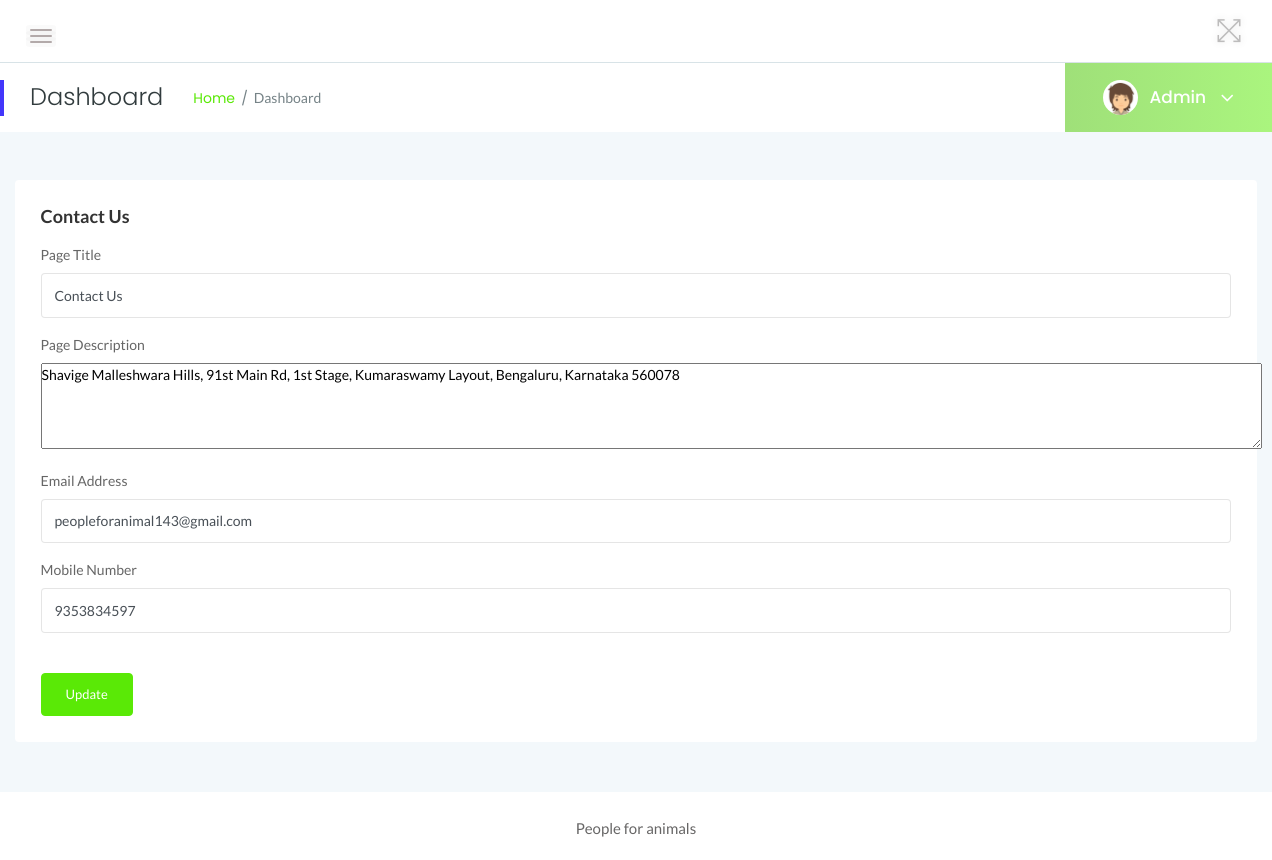
/admin/contactus.php (signed in), run on the app's committed database.
### tables this page shows
CREATE TABLE `tblpage` (
  `ID` int(10) NOT NULL,
  `PageType` varchar(200) DEFAULT NULL,
  `PageTitle` varchar(200) DEFAULT NULL,
  `PageDescription` mediumtext DEFAULT NULL,
  `Email` varchar(200) DEFAULT NULL,
  `MobileNumber` bigint(10) DEFAULT NULL,
  `UpdationDate` timestamp NULL DEFAULT NULL ON UPDATE current_timestamp()
);

### admin/contactus.php (the view, shortened to what this page needs)
<?php
include('includes/dbconnection.php');
if (strlen($_SESSION['zmsaid']==0)) {
  header('location:logout.php');
  } else{
  ?>
<!doctype html>
<html class="no-js" lang="en">
<head>
    <link rel="stylesheet" href="assets/css/bootstrap.min.css">
    <link rel="stylesheet" href="assets/css/font-awesome.min.css">
    <link rel="stylesheet" href="assets/css/themify-icons.css">
    <link rel="stylesheet" href="assets/css/metisMenu.css">
    <link rel="stylesheet" href="assets/css/owl.carousel.min.css">
    <link rel="stylesheet" href="assets/css/slicknav.min.css">
    <link rel="stylesheet" href="https://www.amcharts.com/lib/3/plugins/export/export.css" type="text/css" media="all" />
    <link rel="stylesheet" href="assets/css/typography.css">
    <link rel="stylesheet" href="assets/css/default-css.css">
    <link rel="stylesheet" href="assets/css/styles.css">
    <link rel="stylesheet" href="assets/css/responsive.css">
</head>
<body>
    <div class="page-container">
        <div class="main-content">
          <?php include_once('includes/header.php');?>
           <?php include_once('includes/pagetitle.php');?>
            <div class="main-content-inner">
                <div class="row">
                    <div class="col-lg-12 col-ml-12">
                        <div class="row">
                            <div class="col-12 mt-5">
                                <div class="card">
                                    <div class="card-body">
                                        <h4 class="header-title">Contact Us</h4>
                                        <form method="post" action="" name="">
                                            <?php
$ret=mysqli_query($con,"select * from  tblpage where PageType='contactus'");
while ($row=mysqli_fetch_array($ret)) {
?>
                                             <div class="form-group">
                                                <label for="exampleInputEmail1">Page Title</label>
                                                <input type="text" class="form-control" name="pagetitle" value="<?php  echo $row['PageTitle'];?>" required='true'>
                                            </div>
                                         <div class="form-group">
                                                <label for="exampleInputEmail1">Page Description</label>
                                                 <textarea  name="pagedes" required='true' cols="165" rows="4"><?php  echo $row['PageDescription'];?></textarea>
                                            </div>
                                           <div class="form-group">
                                                <label for="exampleInputEmail1">Email Address</label>
                                                 <input type="email" class="form-control" name="email" value="<?php  echo $row['Email'];?>" required='true'>
                                            </div>
                                            <div class="form-group">
                                                <label for="exampleInputEmail1">Mobile Number</label>
                                                 <input type="text" class="form-control" name="mobnum" value="<?php  echo $row['MobileNumber'];?>" required='true' maxlength="10" pattern='[0-9]+'>
                                            </div>
                                      <?php } ?>
                                            <button type="submit" class="btn btn-primary mt-4 pr-4 pl-4" name="submit">Update</button>
                                        </form>
                                    </div>
                                </div>
                            </div>
                        </div>
                    </div>
                </div>
            </div>
        </div>
        <?php include_once('includes/footer.php');?>
    </div>
</body>
</html>
<?php }  ?>

### admin/includes/pagetitle.php (shortened to what this page needs)
<?php
include('includes/dbconnection.php');
?>
<div class="page-title-area">
                <div class="row align-items-center">
                    <div class="col-sm-6">
                        <div class="breadcrumbs-area clearfix">
                            <h4 class="page-title pull-left">Dashboard</h4>
                            <ul class="breadcrumbs pull-left">
                                <li><a href="dashboard.php">Home</a></li>
                                <li><span>Dashboard</span></li>
                            </ul>
                        </div>
                    </div>
                    <div class="col-sm-6 clearfix">
                        <div class="user-profile pull-right">
                            <img class="avatar user-thumb" src="assets/images/author/avatar.png" alt="avatar">
                            <?php
$adid=$_SESSION['zmsaid'];
$ret=mysqli_query($con,"select AdminName from tbladmin where ID='$adid'");
$row=mysqli_fetch_array($ret);
$name=$row['AdminName'];
?>
                            <h4 class="user-name dropdown-toggle" data-toggle="dropdown"><?php echo $name; ?> <i class="fa fa-angle-down"></i></h4>
                        </div>
                    </div>
                </div>
            </div>

### admin/assets/css/styles.css (style rules this page uses)
.page-container { width: 100%; height: 100%; min-height: 100vh; padding-left: 280px; -webkit-transition: padding-left 0.3s ease 0s; transition: padding-left 0.3s ease 0s; }
.card { border: none; border-radius: 4px; background-color: #fff; -webkit-transition: all 0.3s ease 0s; transition: all 0.3s ease 0s; }
.card-body { padding: 25.6px; padding: 1.6rem; }
.main-content { width: 100%; background: #F3F8FB; }
.main-content-inner { padding: 0 30px 50px; }
.page-title-area { padding: 0 30px; background: #fff; position: relative; }
.page-title-area:before { content: ''; position: absolute; left: 0; top: 50%; width: 4px; height: 36px; background: var(--primary-color); -webkit-transform: translateY(-50%); transform: translateY(-50%); }
.page-title { font-size: 24px; font-weight: 300; color: #313b3d; letter-spacing: 0; margin-right: 30px; }
ul.breadcrumbs { margin-top: 4px; }
.breadcrumbs li { display: inline-block; }
.breadcrumbs li a, .breadcrumbs li span { display: block; font-size: 14px; font-weight: 400; color: #5ae906; letter-spacing: 0; margin-right: 16px; position: relative; }
.breadcrumbs li a:before { content: '/'; color: #768387; position: absolute; right: -13px; top: 0; }
.breadcrumbs li span { margin-right: 0; color: #768387; text-transform: capitalize; }
.user-profile { margin-right: -30px; display: -webkit-box; display: -ms-flexbox; display: flex; -webkit-box-align: center; -ms-flex-align: center; align-items: center; -ms-flex-wrap: wrap; flex-wrap: wrap; background: -webkit-linear-gradient(left, #5ae906 0%, #bff1a2 100%); background: linear-gradient(to right, #9fe079 0%, #aaf57e 100%); padding: 17px 38px; position: relative; }
.user-profile img.avatar { height: 35px; width: 35px; border-radius: 50%; margin-right: 12px; }
.user-name { font-size: 17px; font-weight: 500; color: #fff; letter-spacing: 0; cursor: pointer; -webkit-user-select: none; -moz-user-select: none; -ms-user-select: none; user-select: none; }
.user-name i { margin-left: 10px; font-size: 21px; vertical-align: middle; position: relative; }
.notification-area .dropdown-toggle, .user-name.dropdown-toggle { position: relative; }
.notification-area .dropdown-toggle:after, .user-name.dropdown-toggle:after { display: none; }
.header-title { font-family: 'Lato', sans-serif; font-size: 18px; font-weight: 600; letter-spacing: 0; color: #333; text-transform: capitalize; margin-bottom: 17px; }
.btn { padding: 11px 17px; font-size: 13px; letter-spacing: 0; }
.form-control, .form-control:focus { outline: none; box-shadow: none; }
.form-control { font-size: 14px; border: 1px solid rgba(170, 170, 170, .3); padding: 10.72px 12.8px; padding: .67rem .8rem; }
label { font-weight: 500; color: #666; display: inline-block; margin-bottom: 8px; margin-bottom: .5rem; }

### admin/assets/css/responsive.css (style rules this page uses)
@media screen and (min-width: 1200px) and (max-width: 1440px) { .col-ml-12 { -webkit-box-flex: 0; -ms-flex: 0 0 100%; flex: 0 0 100%; max-width: 100%; } }
@media (min-width: 1200px) and (max-width: 1364px) { .main-content-inner { padding: 0 15px 50px; } }
@media (min-width: 1200px) and (max-width: 1364px) { .page-container, .sbar_collapsed.page-container { padding-left: 0; } }

### data on the page
tblpage: pagetitle "Contact Us", pagedes "Shavige Malleshwara Hills, 91st Main Rd, 1st Stage, Kumaraswamy Layout, Bengaluru, Karnataka 560078", email "peopleforanimal143@gmail.com", mobnum "9353834597"

### other printed values
$name "Admin"
